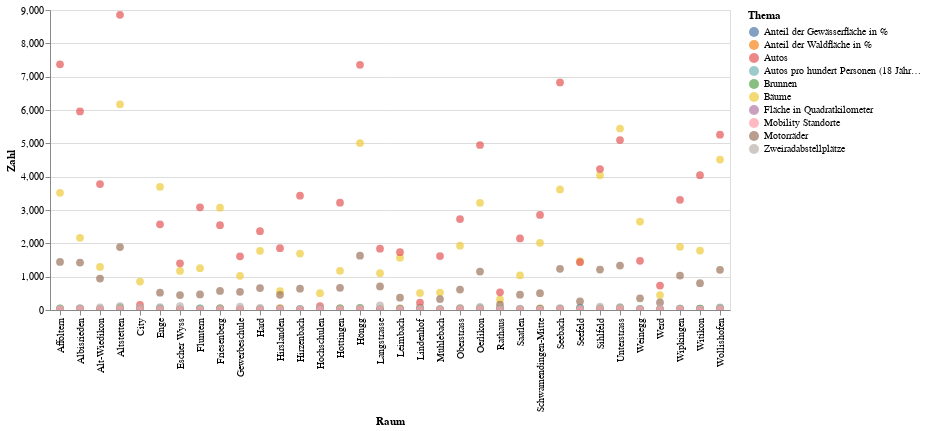

Here is the notebook cell this chart was saved with:
### Code cell
alt.Chart(mySelection2).mark_circle(size=60).encode(
    x='Raum',
    y='Zahl',
    color='Thema',
    tooltip=['Raum','Zahl','Thema']
).interactive() # this makes the axes interactive: now you can zoom & pan

### Figure 1 — Vega-Lite specification as saved in the notebook (floating-point values rounded to 4 significant figures; data arrays with more than 128 entries replaced by an {"elided": "..."} marker saying what was removed)
{"config": {"view": {"continuousWidth": 400, "continuousHeight": 300}}, "data": {"name": "data-2b719d758bf57569c92f2c2cccbd1650"}, "mark": {"type": "circle", "size": 60}, "encoding": {"color": {"type": "nominal", "field": "Thema"}, "tooltip": [{"type": "nominal", "field": "Raum"}, {"type": "quantitative", "field": "Zahl"}, {"type": "nominal", "field": "Thema"}], "x": {"type": "nominal", "field": "Raum"}, "y": {"type": "quantitative", "field": "Zahl"}}, "selection": {"selector027": {"type": "interval", "bind": "scales", "encodings": ["x", "y"]}}, "$schema": "https://vega.github.io/schema/vega-lite/v4.8.1.json", "datasets": {"data-2b719d758bf57569c92f2c2cccbd1650": {"elided": "340 records"}}}
